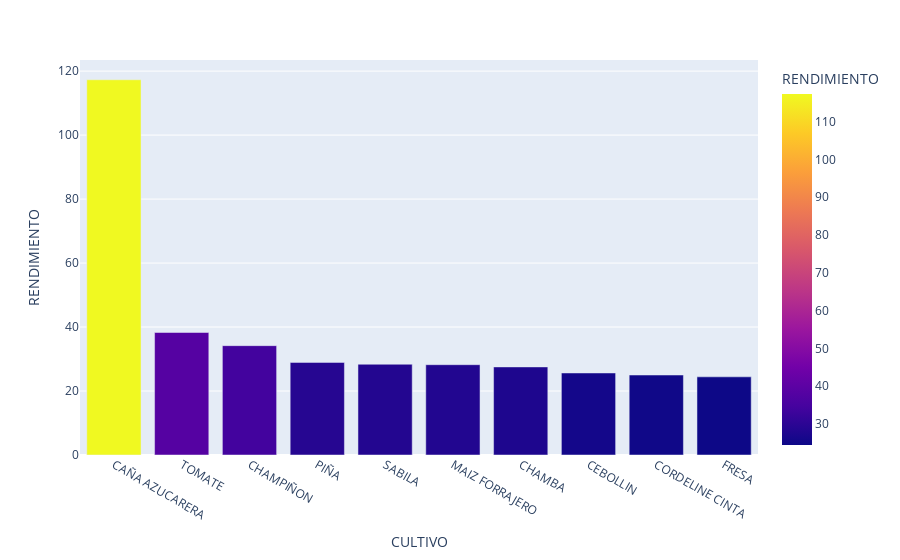

Notebook code for this chart:
### Code cell
import plotly.express as px
fig = px.bar(highest_crops, x='CULTIVO', y='RENDIMIENTO',color='RENDIMIENTO')
fig.show()

### Figure 1 — Plotly figure (JSON) as saved in the notebook; plotly's stock layout.template omitted (floating-point values rounded to 4 significant figures)
{"data": [{"alignmentgroup": "True", "hovertemplate": "CULTIVO=%{x}<br>RENDIMIENTO=%{marker.color}<extra></extra>", "legendgroup": "", "marker": {"color": [117.3, 38.29, 34.18, 28.95, 28.37, 28.23, 27.54, 25.64, 25, 24.44], "coloraxis": "coloraxis"}, "name": "", "offsetgroup": "", "orientation": "v", "showlegend": false, "textposition": "auto", "type": "bar", "x": ["CAÑA AZUCARERA", "TOMATE", "CHAMPIÑON", "PIÑA", "SABILA", "MAIZ FORRAJERO", "CHAMBA", "CEBOLLIN", "CORDELINE CINTA", "FRESA"], "xaxis": "x", "y": [117.3, 38.29, 34.18, 28.95, 28.37, 28.23, 27.54, 25.64, 25, 24.44], "yaxis": "y"}], "layout": {"barmode": "relative", "coloraxis": {"colorbar": {"title": {"text": "RENDIMIENTO"}}, "colorscale": [[0, "#0d0887"], [0.1111, "#46039f"], [0.2222, "#7201a8"], [0.3333, "#9c179e"], [0.4444, "#bd3786"], [0.5556, "#d8576b"], [0.6667, "#ed7953"], [0.7778, "#fb9f3a"], [0.8889, "#fdca26"], [1, "#f0f921"]]}, "legend": {"tracegroupgap": 0}, "margin": {"t": 60}, "xaxis": {"anchor": "y", "domain": [0, 1], "title": {"text": "CULTIVO"}}, "yaxis": {"anchor": "x", "domain": [0, 1], "title": {"text": "RENDIMIENTO"}}}}
